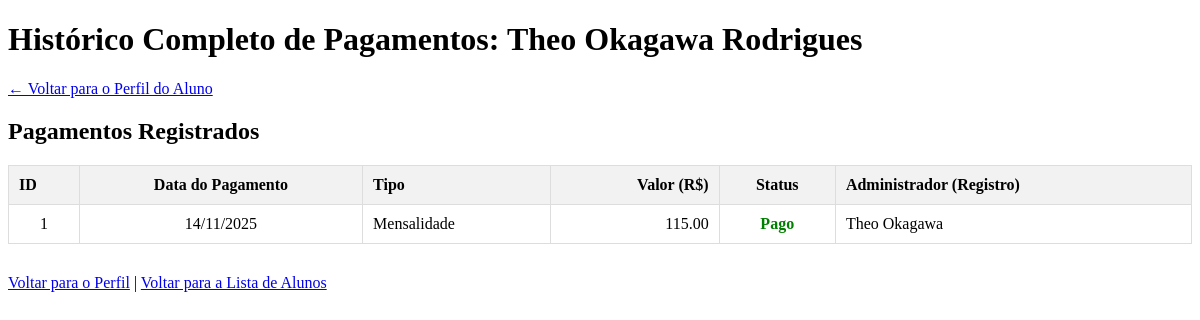
The app's page /pessoa/alunos/1/pagamentos (signed in) with its own data.
### pessoa/models.py (models this page shows, shortened)
class Pessoa(models.Model): # Adicionar OneToOneField com auth.User p/ segurança
    nome = models.CharField(max_length=255)
    cpf = models.CharField(max_length=11,unique=True,db_column="CPF")
    tel = models.CharField(max_length=14,blank=True,null=True)
    email = models.EmailField(max_length=50,unique=True,default='')
    class Meta:
        abstract = True

class Aluno(Pessoa):
    id_aluno = models.AutoField(primary_key=True)
    matricula = models.CharField(max_length=50,default='',unique=True)
    endereco = models.CharField(max_length=255,blank=True,null=True)
    data_nasc = models.DateTimeField(default= timezone.now) #melhorar a seleção de data
    cursos_matriculados = models.ManyToManyField(
        'curso.Curso',
        blank = True,
        related_name='alunos_matriculados'
    )

class Administrador(Pessoa):
    tel = None
    is_administrador = models.AutoField(primary_key=True)
    is_superuser = models.BooleanField(default=True,verbose_name="Administrador")

### documentacao/models.py (models this page shows, shortened)
class Pagamento(models.Model):
    class TipoPagamento(models.TextChoices):
        MENSALIDADE = 'MEN', 'Mensalidade',
        DOACAO = 'DOA', 'Doação',
        EVENTO = 'EVE', 'Evento',
        OUTRO = 'OUT', 'Outro'
    class statusPagamento(models.TextChoices):
        PAGO = 'PG', 'Pago'
        NAO_PAGO = 'NP', 'Não Pago',
    id_pagamento = models.AutoField(unique=True,primary_key=True)
    valor = models.DecimalField(decimal_places=2,max_digits=10,default=Decimal('0.00'))
    data_pagamento = models.DateField(default=timezone.now)
    tipo_pagamento = models.CharField(
        max_length=3,
        choices=TipoPagamento.choices,
        default=TipoPagamento.MENSALIDADE,
        verbose_name="Tipo de Pagamento",
    )
    status = models.CharField(
        max_length=3,
        choices=statusPagamento.choices,
        default="NP",
        verbose_name='Status de Pagamento:'
    )
    id_adm = models.ForeignKey(
        'pessoa.Administrador',
        on_delete=models.SET_NULL,
        null=True,
        blank=True,
        related_name='pagamentos_gerenciados',
        verbose_name="Administrador"
    )
    id_aluno = models.ForeignKey(
        'pessoa.Aluno',
        on_delete=models.SET_NULL,
        null=True,
        blank=True,
        related_name='aluno_pagante',
        verbose_name='Aluno'
    )

### pessoa/views.py (the view)
# urls.py: path("alunos/<int:pk>/pagamentos",views.AlunoPagamentosView.as_view(),name="aluno_pagamentos")
class AlunoPagamentosView(LoginRequiredMixin,AlunoDetailAccesslMixin,DetailView):
    model = Aluno
    template_name = 'pessoa/aluno_pagamentos.html'
    context_object_name = 'aluno'
    def get_context_data(self, **kwargs):
        context = super().get_context_data(**kwargs)
        aluno = self.get_object()
        context['aluno_pagamentos'] = aluno.aluno_pagante.all().order_by('-data_pagamento')
        return context

### pessoa/views.py (called while the page is built, shortened)
    def test_func(self):
        if self.request.user.is_superuser:
            return True

### pessoa/templates/pessoa/aluno_pagamentos.html (shortened to what this page needs)
<!DOCTYPE html>
<html>
<head>
</head>
<body>
    <h1>Histórico Completo de Pagamentos: {{ aluno.nome }}</h1>
    <p>
        <a href="{% url 'aluno_detalhe' pk=aluno.id_aluno %}">← Voltar para o Perfil do Aluno</a>
    </p>
    <section>
        <h2>Pagamentos Registrados</h2>
        {% if aluno_pagamentos %}
            <table>
                <thead>
                    <tr>
                        <th>ID</th>
                        <th style="text-align: center;">Data do Pagamento</th>
                        <th>Tipo</th>
                        <th style="text-align: right;">Valor (R$)</th>
                        <th style="text-align: center;">Status</th>
                        <th>Administrador (Registro)</th>
                    </tr>
                </thead>
                <tbody>
                    {% for pagamento in aluno_pagamentos %}
                    <tr>
                        <td style="text-align: center;">{{ pagamento.id_pagamento }}</td>
                        <td style="text-align: center;">{{ pagamento.data_pagamento|date:"d/m/Y" }}</td>
                        <td>{{ pagamento.get_tipo_pagamento_display }}</td>
                        <td style="text-align: right;">{{ pagamento.valor }}</td>
                        <td style="text-align: center;">
                            {% if pagamento.status == 'PG' %}
                                <span class="status-pg">{{ pagamento.get_status_display }}</span>
                            {% else %}
                                <span class="status-np">{{ pagamento.get_status_display }}</span>
                            {% endif %}
                        </td>
                        <td>{{ pagamento.id_adm.nome|default:"Não informado" }}</td>
                    </tr>
                    {% endfor %}
                </tbody>
            </table>
        {% else %}
            <p>Não há pagamentos registrados para {{ aluno.nome }}.</p>
        {% endif %}
    </section>
    <p style="margin-top: 30px;">
        <a href="{% url 'aluno_detalhe' pk=aluno.id_aluno %}">Voltar para o Perfil</a> |
        <a href="{% url 'aluno_lista' %}">Voltar para a Lista de Alunos</a>
    </p>
</body>
</html>

### pessoa/templates/pessoa/aluno_pagamentos.html (style rules this page uses)
table { border-collapse: collapse; width: 100%; margin-top: 20px; }
th, td { border: 1px solid #ddd; padding: 10px; text-align: left; }
th { background-color: #f2f2f2; }
.status-pg { color: green; font-weight: bold; }

### records on screen
Aluno: nome "Theo Okagawa Rodrigues"
Pagamento: id_pagamento "1", data_pagamento "14/11/2025", tipo_pagamento "Mensalidade", valor "115.00", status "Pago", id_adm.nome "Theo Okagawa"
